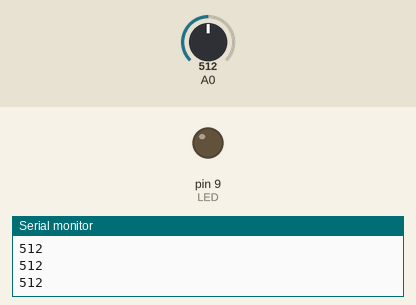
This sketch was run on a simulated Arduino Uno, built with avr-gcc and run on an emulated ATmega328P. Shown: output pins drawn as LEDs (lit = HIGH), the last lines printed to the serial monitor. Inputs (shaded band) come from the test bench; at power-on: A0 = 512.

Above: at 1.2 s.
1.3 s: A0 set to 149
2.8 s: A0 set to 125
At 3.7 s:
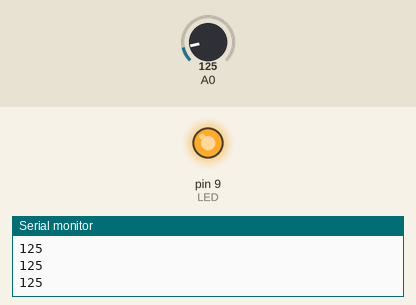
4.3 s: A0 set to 150
At 5.0 s:
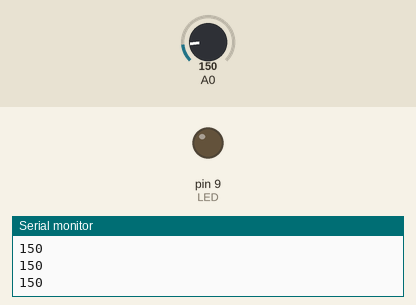
5.8 s: A0 set to 130
At 6.3 s:
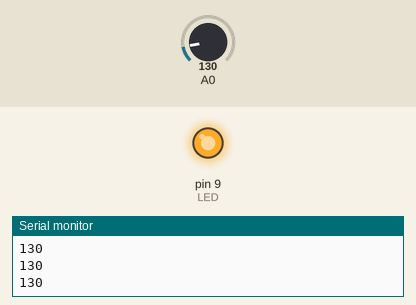
Timing chart, 0 to 8.3 s (numbered marks = the images above; inputs shaded):
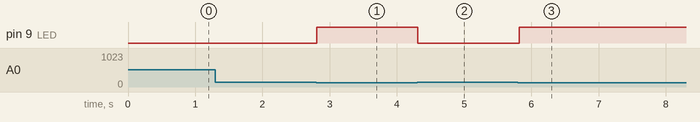

The sketch:

jodo.ino
```cpp
int LED = 9;

void setup() {
  pinMode(9, OUTPUT);
  Serial.begin(9600);
}

void loop() {
  int cds = analogRead(0);
  Serial.println(cds);
  if(cds<140){
    digitalWrite(LED, HIGH);
  } else {
    digitalWrite(LED, LOW);
  }
  delay(100);
}
```

Measured:
- the behaviour switches between 140 and 139 on A0 (found by bisection; images 0 and 1)
- after the input at 2.8 s, pin 9 (LED): LOW → HIGH at once
- after the input at 4.3 s, pin 9 (LED): HIGH → LOW at once
- after the input at 5.8 s, pin 9 (LED): LOW → HIGH at once
